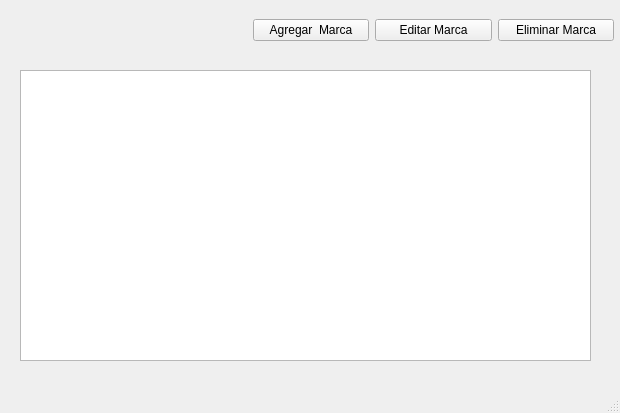
<?xml version="1.0" encoding="UTF-8"?>
<ui version="4.0">
 <class>MainWindow</class>
 <widget class="QMainWindow" name="MainWindow">
  <property name="geometry">
   <rect>
    <x>0</x>
    <y>0</y>
    <width>620</width>
    <height>413</height>
   </rect>
  </property>
  <property name="windowTitle">
   <string>MainWindow</string>
  </property>
  <widget class="QWidget" name="centralwidget">
   <widget class="QWidget" name="widget" native="true">
    <property name="geometry">
     <rect>
      <x>253</x>
      <y>10</y>
      <width>361</width>
      <height>41</height>
     </rect>
    </property>
    <layout class="QHBoxLayout" name="horizontalLayout">
     <item>
      <widget class="QPushButton" name="agregar_marca">
       <property name="text">
        <string>Agregar  Marca</string>
       </property>
      </widget>
     </item>
     <item>
      <widget class="QPushButton" name="edtar_marca">
       <property name="text">
        <string>Editar Marca</string>
       </property>
      </widget>
     </item>
     <item>
      <widget class="QPushButton" name="eliminar_marca">
       <property name="text">
        <string>Eliminar Marca</string>
       </property>
      </widget>
     </item>
    </layout>
   </widget>
   <widget class="QWidget" name="widget_2" native="true">
    <property name="geometry">
     <rect>
      <x>10</x>
      <y>60</y>
      <width>601</width>
      <height>311</height>
     </rect>
    </property>
    <widget class="QTableView" name="tabla_marcas">
     <property name="geometry">
      <rect>
       <x>10</x>
       <y>10</y>
       <width>571</width>
       <height>291</height>
      </rect>
     </property>
    </widget>
   </widget>
  </widget>
  <widget class="QMenuBar" name="menubar">
   <property name="geometry">
    <rect>
     <x>0</x>
     <y>0</y>
     <width>620</width>
     <height>20</height>
    </rect>
   </property>
  </widget>
  <widget class="QStatusBar" name="statusbar"/>
 </widget>
 <resources/>
 <connections/>
</ui>
